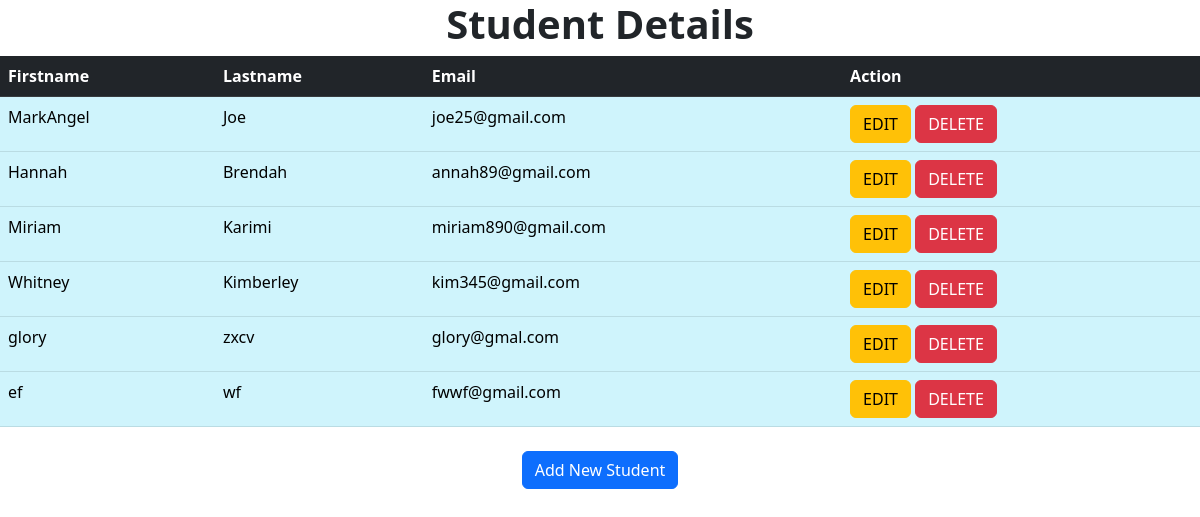
The page /show on the database its author committed.
### crudapp/models.py (models this page shows)
class Student(models.Model):
    firstname=models.CharField(max_length=200)
    lastname=models.CharField(max_length=200)
    email=models.EmailField()
    class Meta:
        db_table="student"

### crudapp/views.py (the view)
# urls.py: path('show', views.show),
def show(request):
    students=Student.objects.all()
    return render(request,'show.html',{'students':students})

### templates/show.html (shortened to what this page needs)
<!DOCTYPE html>
<html lang="en">
<head>
    {% load static %}
    <link rel="stylesheet" href="{% static 'css/bootstrap.min.css' %}">
</head>
<body>
<h1 style="text-align: center;font-weight: bold">Student Details</h1>
<table class="table table-info" style="margin: 0 auto">
    <thead class="table-dark">
    <tr>
        <th>Firstname</th>
        <th>Lastname</th>
        <th>Email</th>
        <th>Action</th>
    </tr>
    </thead>
    <tbody>
    {% for student in students %}
        <tr>
        <td>{{ student.firstname }}</td>
        <td>{{ student.lastname }}</td>
        <td>{{ student.email }}</td>
        <td>
            <a href="edit/{{ student.id }}" class="btn btn-warning">EDIT</a>
            <a href="delete/{{ student.id }}" class="btn btn-danger">DELETE</a>
        </td>
        </tr>
    {% endfor %}
    </tbody>
</table>
<br>
<center><a href="/index" class="btn btn-primary">Add New Student</a></center>
</body>
</html>

### rows shown on the page
Student: firstname "MarkAngel", lastname "Joe", email "joe25@gmail.com"
Student: firstname "Hannah", lastname "Brendah", email "annah89@gmail.com"
Student: firstname "Miriam", lastname "Karimi", email "miriam890@gmail.com"
Student: firstname "Whitney", lastname "Kimberley", email "kim345@gmail.com"
Student: firstname "glory", lastname "zxcv", email "glory@gmal.com"
Student: firstname "ef", lastname "wf", email "fwwf@gmail.com"
